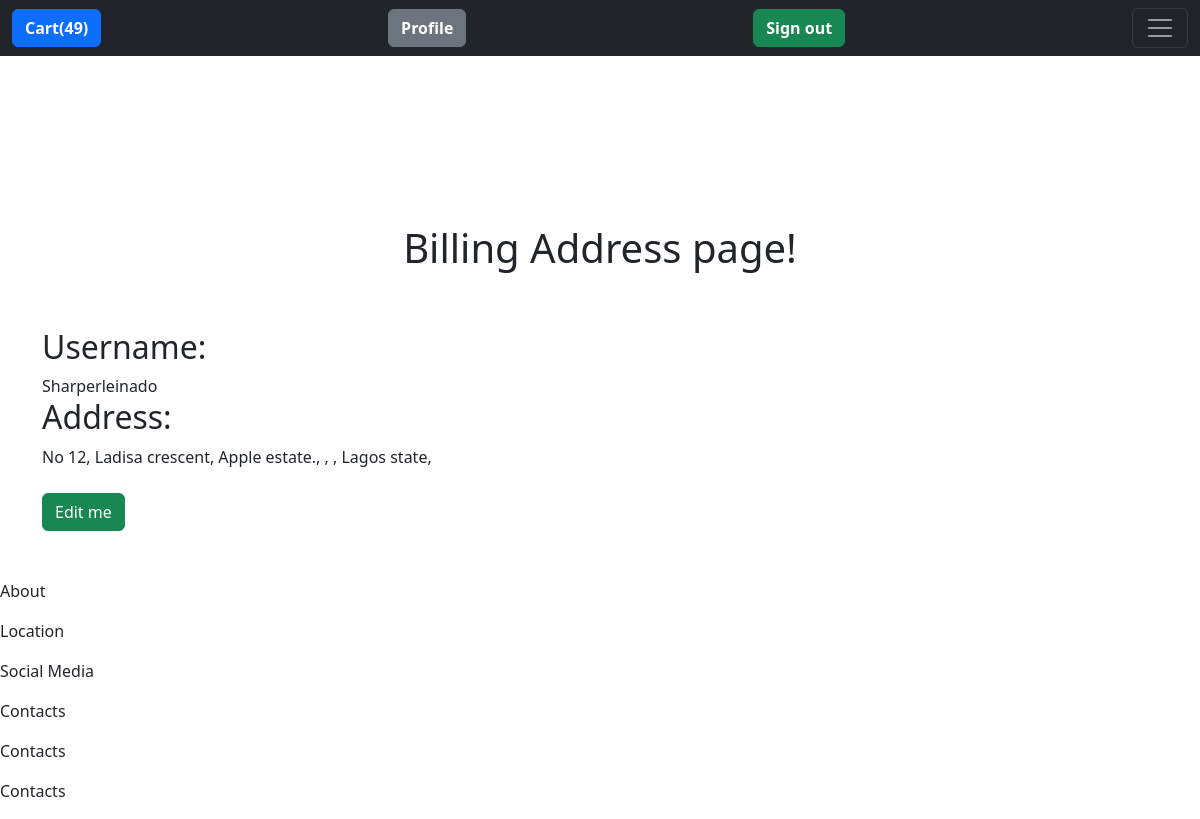
The page /address/billing_address/ (signed in) on the database its author committed.
### cart/models.py (models this page shows, shortened)
class Cart(models.Model):
    user = models.ForeignKey(User, on_delete=models.CASCADE,blank=True,null=True)
    is_paid = models.BooleanField(default=False)
    uid = models.UUIDField(default=uuid.uuid4)
    session_id = models.CharField(max_length=100,blank=True,null=True)
    transactions = GenericRelation(Transactions)
    def total_quantity(self):
        cartitems = self.cartitems.all()
        total_price = sum([item.quantity for item in cartitems])
        return total_price

class CartItemsFood(models.Model):
    cart = models.ForeignKey(Cart, on_delete=models.CASCADE, related_name="cartitems")
    content_type = models.ForeignKey(ContentType, on_delete=models.CASCADE)
    quantity = models.IntegerField(default=0)
    food_category = models.CharField(max_length=30,default="mini box")
    protein = models.CharField(max_length=30,default="beef")
    subprotein = models.CharField(max_length=30,default="fried beef")
    object_id = models.PositiveIntegerField()
    content_object = fields.GenericForeignKey('content_type', 'object_id')
    transactions = GenericRelation(Transactions)

### address/models.py (models this page shows, shortened)
class UserAddress(models.Model):
    user = models.ForeignKey(User,on_delete=models.CASCADE,default=None)
    state = models.CharField(max_length=50)
    division = models.CharField(max_length=50, null=True)
    lga = models.CharField(max_length=50, null=True)
    lcda = models.CharField(max_length=50, null=True)
    street_name = models.CharField(max_length=300, null=True)

### authentication/models.py (models this page shows)
class User(AbstractUser):
    pass

### address/views.py (the view)
# urls.py: path('billing_address/',views.billing_address,name="billing_address"),
def billing_address(request):
    user = ""
    try:
        user = UserAddress.objects.get(user=request.user)
    except AttributeError:
        messages.error(request, "Please, create address before viewing address page!")
        return redirect('address:register_address')
    except:
        messages.error(request, "Please, create address before viewing address page!")
        return redirect('address:register_address')
    return render(request,'address/billing_address.html',{'form':user})

### my_site/context_processors.py (called while the page is built)
def context_render(request):
    cart = ""
    fname = ""
    cart_quantity = ""
    try:
        if request.user.is_authenticated:
            cart = Cart.objects.get(user=request.user)
            cart_quantity = cart.total_quantity()
            fname = request.user.first_name
        else:
            cart = Cart.objects.get(session_id=request.session['cart_users'],is_paid=False)
            cart_quantity = cart.total_quantity()
            fname = "Anonymous"
    except:
        cart_quantity = 0
    return {'cart':cart,'cart_quantity':cart_quantity,'fname':fname}

### address/templates/address/billing_address.html (shortened to what this page needs)
{% extends "home.html" %}
{% load static %}
{% block jscript_attribute %}
<link rel="stylesheet" href="{% static 'food_app/master.css' %}">
{% endblock jscript_attribute %}
{% if user.is_authenticated %}
{% block cart_button %}
    <button type="submit" id="food_addtocart" class="btn btn-primary" onClick="window.location='{% url 'cart:cart_items' %}';"><strong>Cart({{cart.total_quantity}})</strong></button>
    {% endblock cart_button %}
    {% block content_is_authenticated %}
<div class="container">
    <br><br><h1><center>Billing Address page!</center></h1><br><br>
<h2>Username:</h2> {{form.user|capfirst}}<br>
<h2>Address:</h2> {{form.street_name|capfirst}}, {{form.area|capfirst}}, {{form.city|capfirst}}, {{form.state|capfirst}} state, {{form.country|capfirst}}<br><br>
<button class="btn btn-success" onClick = "window.location= '{% url 'address:update_address' %}';">Edit me</button><br><br><br>
</div>{% endblock %}
{% endif %}

### food_app/static/food_app/master.css (style rules this page uses)
.btn { margin: 0; }

### rows shown on the page
Cart: total_quantity "49"
UserAddress: user "Sharperleinado", street_name "No 12, Ladisa crescent, Apple estate.", state "Lagos"
